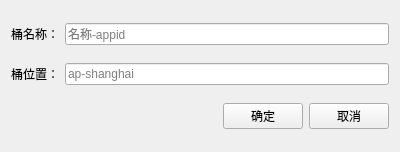
<?xml version="1.0" encoding="UTF-8"?>
<ui version="4.0">
 <class>UiCreateBucketDialog</class>
 <widget class="QWidget" name="UiCreateBucketDialog">
  <property name="geometry">
   <rect>
    <x>0</x>
    <y>0</y>
    <width>400</width>
    <height>152</height>
   </rect>
  </property>
  <property name="windowTitle">
   <string>Form</string>
  </property>
  <layout class="QVBoxLayout" name="verticalLayout">
   <item>
    <layout class="QHBoxLayout" name="horizontalLayout">
     <item>
      <widget class="QLabel" name="labelName">
       <property name="text">
        <string>桶名称：</string>
       </property>
      </widget>
     </item>
     <item>
      <widget class="QLineEdit" name="lineName">
       <property name="text">
        <string/>
       </property>
       <property name="placeholderText">
        <string>名称-appid</string>
       </property>
      </widget>
     </item>
    </layout>
   </item>
   <item>
    <layout class="QHBoxLayout" name="horizontalLayout_2">
     <item>
      <widget class="QLabel" name="labelLocation">
       <property name="text">
        <string>桶位置：</string>
       </property>
      </widget>
     </item>
     <item>
      <widget class="QLineEdit" name="lineLocation">
       <property name="placeholderText">
        <string>ap-shanghai</string>
       </property>
      </widget>
     </item>
    </layout>
   </item>
   <item>
    <layout class="QHBoxLayout" name="horizontalLayout_3">
     <item>
      <spacer name="horizontalSpacer">
       <property name="orientation">
        <enum>Qt::Orientation::Horizontal</enum>
       </property>
       <property name="sizeHint" stdset="0">
        <size>
         <width>40</width>
         <height>20</height>
        </size>
       </property>
      </spacer>
     </item>
     <item>
      <widget class="UiPushButton" name="btnOk">
       <property name="text">
        <string>确定</string>
       </property>
      </widget>
     </item>
     <item>
      <widget class="UiPushButton" name="btnCancel">
       <property name="text">
        <string>取消</string>
       </property>
      </widget>
     </item>
    </layout>
   </item>
  </layout>
 </widget>
 <customwidgets>
  <customwidget>
   <class>UiPushButton</class>
   <extends>QPushButton</extends>
   <header location="global">src/fend/uicom/uipushbutton.h</header>
  </customwidget>
 </customwidgets>
 <resources/>
 <connections/>
</ui>
